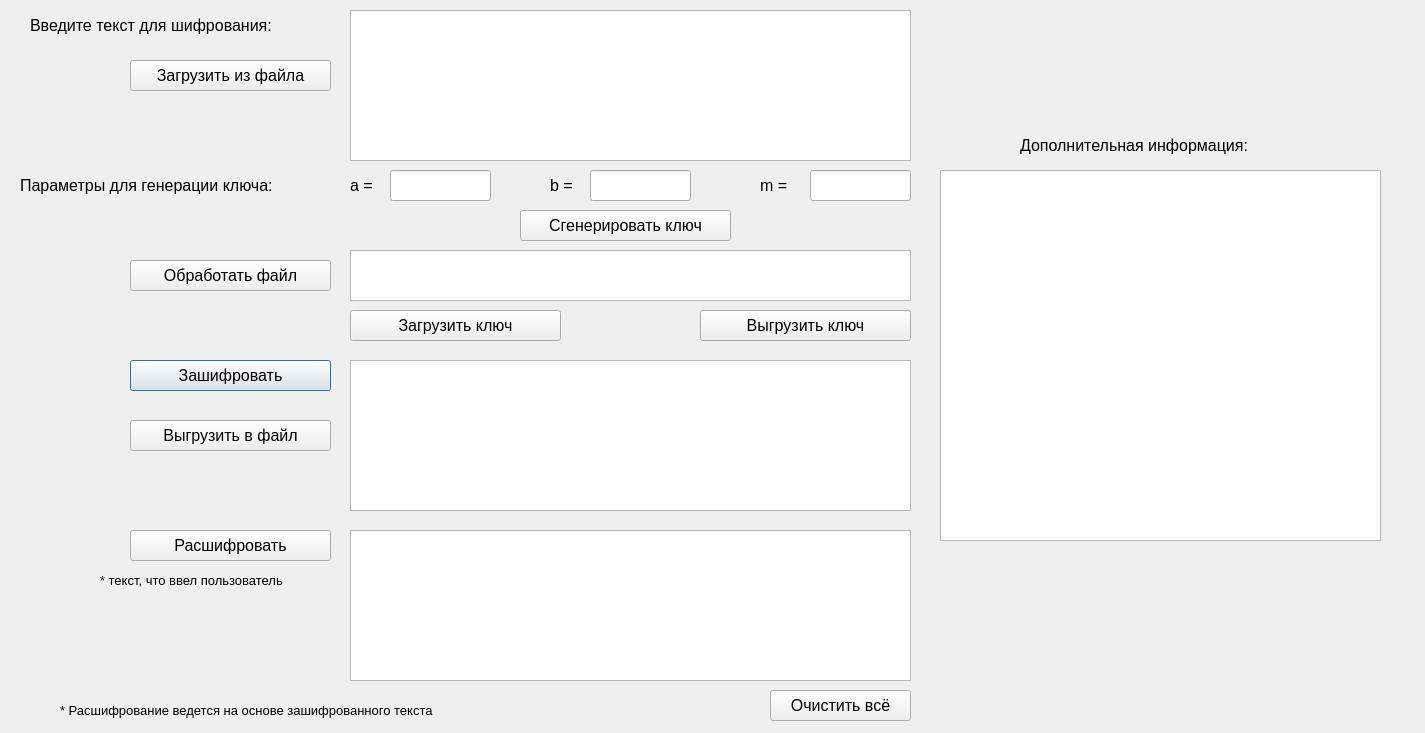
<?xml version="1.0" encoding="UTF-8"?>
<ui version="4.0">
 <class>Dialog13</class>
 <widget class="QDialog" name="Dialog13">
  <property name="geometry">
   <rect>
    <x>0</x>
    <y>0</y>
    <width>1425</width>
    <height>733</height>
   </rect>
  </property>
  <property name="minimumSize">
   <size>
    <width>1425</width>
    <height>733</height>
   </size>
  </property>
  <property name="maximumSize">
   <size>
    <width>1425</width>
    <height>733</height>
   </size>
  </property>
  <property name="windowTitle">
   <string>Метод гаммирования</string>
  </property>
  <widget class="QPlainTextEdit" name="rez_encr">
   <property name="enabled">
    <bool>true</bool>
   </property>
   <property name="geometry">
    <rect>
     <x>350</x>
     <y>360</y>
     <width>561</width>
     <height>151</height>
    </rect>
   </property>
   <property name="font">
    <font>
     <family>Arial</family>
     <pointsize>12</pointsize>
    </font>
   </property>
   <property name="readOnly">
    <bool>true</bool>
   </property>
  </widget>
  <widget class="QLabel" name="label_2">
   <property name="geometry">
    <rect>
     <x>30</x>
     <y>10</y>
     <width>301</width>
     <height>31</height>
    </rect>
   </property>
   <property name="font">
    <font>
     <family>Arial</family>
     <pointsize>12</pointsize>
    </font>
   </property>
   <property name="text">
    <string>Введите текст для шифрования:</string>
   </property>
  </widget>
  <widget class="QPlainTextEdit" name="slova">
   <property name="geometry">
    <rect>
     <x>350</x>
     <y>10</y>
     <width>561</width>
     <height>151</height>
    </rect>
   </property>
   <property name="font">
    <font>
     <family>Arial</family>
     <pointsize>12</pointsize>
    </font>
   </property>
  </widget>
  <widget class="QPlainTextEdit" name="key">
   <property name="geometry">
    <rect>
     <x>350</x>
     <y>250</y>
     <width>561</width>
     <height>51</height>
    </rect>
   </property>
   <property name="font">
    <font>
     <family>Arial</family>
     <pointsize>12</pointsize>
    </font>
   </property>
   <property name="readOnly">
    <bool>false</bool>
   </property>
  </widget>
  <widget class="QPushButton" name="but_encr">
   <property name="geometry">
    <rect>
     <x>130</x>
     <y>360</y>
     <width>201</width>
     <height>31</height>
    </rect>
   </property>
   <property name="font">
    <font>
     <family>Arial</family>
     <pointsize>12</pointsize>
    </font>
   </property>
   <property name="text">
    <string>Зашифровать</string>
   </property>
  </widget>
  <widget class="QPlainTextEdit" name="dop_inf">
   <property name="geometry">
    <rect>
     <x>940</x>
     <y>170</y>
     <width>441</width>
     <height>371</height>
    </rect>
   </property>
   <property name="font">
    <font>
     <family>Arial</family>
     <pointsize>12</pointsize>
    </font>
   </property>
   <property name="readOnly">
    <bool>true</bool>
   </property>
  </widget>
  <widget class="QLabel" name="label_3">
   <property name="geometry">
    <rect>
     <x>60</x>
     <y>690</y>
     <width>481</width>
     <height>41</height>
    </rect>
   </property>
   <property name="font">
    <font>
     <family>Arial</family>
     <pointsize>10</pointsize>
    </font>
   </property>
   <property name="text">
    <string>* Расшифрование ведется на основе зашифрованного текста</string>
   </property>
  </widget>
  <widget class="QPushButton" name="key_gen">
   <property name="geometry">
    <rect>
     <x>520</x>
     <y>210</y>
     <width>211</width>
     <height>31</height>
    </rect>
   </property>
   <property name="font">
    <font>
     <family>Arial</family>
     <pointsize>12</pointsize>
    </font>
   </property>
   <property name="text">
    <string>Сгенерировать ключ</string>
   </property>
  </widget>
  <widget class="QPlainTextEdit" name="rez_decr">
   <property name="geometry">
    <rect>
     <x>350</x>
     <y>530</y>
     <width>561</width>
     <height>151</height>
    </rect>
   </property>
   <property name="font">
    <font>
     <family>Arial</family>
     <pointsize>12</pointsize>
    </font>
   </property>
   <property name="readOnly">
    <bool>true</bool>
   </property>
  </widget>
  <widget class="QPushButton" name="but_decr">
   <property name="geometry">
    <rect>
     <x>130</x>
     <y>530</y>
     <width>201</width>
     <height>31</height>
    </rect>
   </property>
   <property name="font">
    <font>
     <family>Arial</family>
     <pointsize>12</pointsize>
    </font>
   </property>
   <property name="text">
    <string>Расшифровать</string>
   </property>
  </widget>
  <widget class="QPushButton" name="but_clear">
   <property name="geometry">
    <rect>
     <x>770</x>
     <y>690</y>
     <width>141</width>
     <height>31</height>
    </rect>
   </property>
   <property name="font">
    <font>
     <family>Arial</family>
     <pointsize>12</pointsize>
    </font>
   </property>
   <property name="text">
    <string>Очистить всё</string>
   </property>
  </widget>
  <widget class="QLabel" name="label_4">
   <property name="geometry">
    <rect>
     <x>1020</x>
     <y>120</y>
     <width>281</width>
     <height>51</height>
    </rect>
   </property>
   <property name="font">
    <font>
     <family>Arial</family>
     <pointsize>12</pointsize>
    </font>
   </property>
   <property name="text">
    <string>Дополнительная информация:</string>
   </property>
  </widget>
  <widget class="QLabel" name="label_5">
   <property name="geometry">
    <rect>
     <x>20</x>
     <y>170</y>
     <width>321</width>
     <height>31</height>
    </rect>
   </property>
   <property name="font">
    <font>
     <family>Arial</family>
     <pointsize>12</pointsize>
    </font>
   </property>
   <property name="text">
    <string>Параметры для генерации ключа:</string>
   </property>
  </widget>
  <widget class="QLabel" name="label">
   <property name="geometry">
    <rect>
     <x>350</x>
     <y>170</y>
     <width>55</width>
     <height>31</height>
    </rect>
   </property>
   <property name="font">
    <font>
     <family>Arial</family>
     <pointsize>12</pointsize>
    </font>
   </property>
   <property name="text">
    <string>a = </string>
   </property>
  </widget>
  <widget class="QLabel" name="label_6">
   <property name="geometry">
    <rect>
     <x>550</x>
     <y>170</y>
     <width>55</width>
     <height>31</height>
    </rect>
   </property>
   <property name="font">
    <font>
     <family>Arial</family>
     <pointsize>12</pointsize>
    </font>
   </property>
   <property name="text">
    <string>b = </string>
   </property>
  </widget>
  <widget class="QLabel" name="label_7">
   <property name="geometry">
    <rect>
     <x>760</x>
     <y>170</y>
     <width>55</width>
     <height>31</height>
    </rect>
   </property>
   <property name="font">
    <font>
     <family>Arial</family>
     <pointsize>12</pointsize>
    </font>
   </property>
   <property name="text">
    <string>m = </string>
   </property>
  </widget>
  <widget class="QPushButton" name="down_file">
   <property name="geometry">
    <rect>
     <x>130</x>
     <y>60</y>
     <width>201</width>
     <height>31</height>
    </rect>
   </property>
   <property name="font">
    <font>
     <family>Arial</family>
     <pointsize>12</pointsize>
    </font>
   </property>
   <property name="text">
    <string>Загрузить из файла</string>
   </property>
  </widget>
  <widget class="QPushButton" name="up_file">
   <property name="geometry">
    <rect>
     <x>130</x>
     <y>420</y>
     <width>201</width>
     <height>31</height>
    </rect>
   </property>
   <property name="font">
    <font>
     <family>Arial</family>
     <pointsize>12</pointsize>
    </font>
   </property>
   <property name="text">
    <string>Выгрузить в файл</string>
   </property>
  </widget>
  <widget class="QLineEdit" name="gen_a">
   <property name="geometry">
    <rect>
     <x>390</x>
     <y>170</y>
     <width>101</width>
     <height>31</height>
    </rect>
   </property>
   <property name="font">
    <font>
     <family>Arial</family>
     <pointsize>12</pointsize>
    </font>
   </property>
  </widget>
  <widget class="QLineEdit" name="gen_b">
   <property name="geometry">
    <rect>
     <x>590</x>
     <y>170</y>
     <width>101</width>
     <height>31</height>
    </rect>
   </property>
   <property name="font">
    <font>
     <family>Arial</family>
     <pointsize>12</pointsize>
    </font>
   </property>
  </widget>
  <widget class="QLineEdit" name="gen_m">
   <property name="geometry">
    <rect>
     <x>810</x>
     <y>170</y>
     <width>101</width>
     <height>31</height>
    </rect>
   </property>
   <property name="font">
    <font>
     <family>Arial</family>
     <pointsize>12</pointsize>
    </font>
   </property>
  </widget>
  <widget class="QPushButton" name="key_to_file">
   <property name="geometry">
    <rect>
     <x>700</x>
     <y>310</y>
     <width>211</width>
     <height>31</height>
    </rect>
   </property>
   <property name="font">
    <font>
     <family>Arial</family>
     <pointsize>12</pointsize>
    </font>
   </property>
   <property name="text">
    <string>Выгрузить ключ</string>
   </property>
  </widget>
  <widget class="QPushButton" name="key_from_file">
   <property name="geometry">
    <rect>
     <x>350</x>
     <y>310</y>
     <width>211</width>
     <height>31</height>
    </rect>
   </property>
   <property name="font">
    <font>
     <family>Arial</family>
     <pointsize>12</pointsize>
    </font>
   </property>
   <property name="text">
    <string>Загрузить ключ</string>
   </property>
  </widget>
  <widget class="QLabel" name="label_8">
   <property name="geometry">
    <rect>
     <x>100</x>
     <y>560</y>
     <width>241</width>
     <height>41</height>
    </rect>
   </property>
   <property name="font">
    <font>
     <family>Arial</family>
     <pointsize>10</pointsize>
    </font>
   </property>
   <property name="text">
    <string>* текст, что ввел пользователь</string>
   </property>
  </widget>
  <widget class="QPushButton" name="but_proc_file">
   <property name="geometry">
    <rect>
     <x>130</x>
     <y>260</y>
     <width>201</width>
     <height>31</height>
    </rect>
   </property>
   <property name="font">
    <font>
     <family>Arial</family>
     <pointsize>12</pointsize>
    </font>
   </property>
   <property name="text">
    <string>Обработать файл</string>
   </property>
  </widget>
 </widget>
 <resources/>
 <connections/>
</ui>
